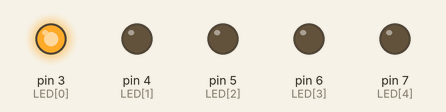
Simulated run of this sketch. Board: Arduino Uno, built with avr-gcc and run on an emulated ATmega328P. Shown: output pins drawn as LEDs (lit = HIGH).

Above: at 0.05 s.
At 0.75 s:
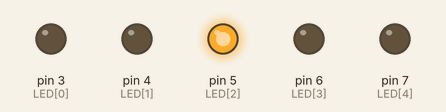
At 1.45 s:
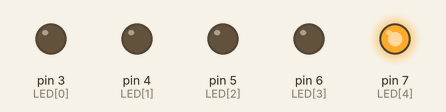
At 2.15 s:
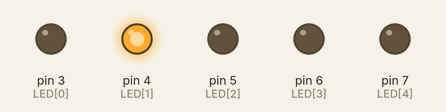
At 2.85 s:
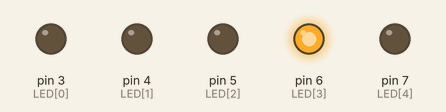
Timing chart, 0 to 3.1 s (numbered marks = the images above):
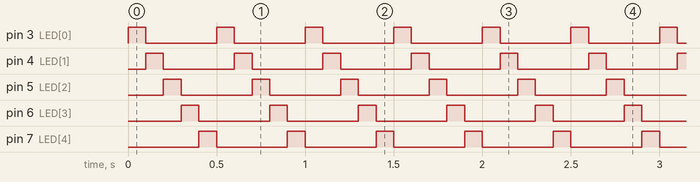

The sketch:

Lauflicht.ino
```cpp
/*
    projekt:        Lauflicht.ino
    erstellt:	    22.11.2020 18:45:26
    autor:          Michael Good
*/

//definition ausgaenge
int LED[5] = { 3, 4, 5, 6, 7 };


//initialisierung
void setup()
{
    for (int i = 0; i <= 4; i++)
    {
        pinMode(LED[i], OUTPUT);
    }
}
//endlosschleife
    void loop()
    {
        for (int i = 0; i <= 4; i++)
        {
            // aktuelle LED i einschalten
            digitalWrite(LED[i], HIGH);
            delay(100);
            // aktuelle LED i ausschalten
            digitalWrite(LED[i], LOW);
        }
    }
```

Measured:
- by itself, pin 3 (LED[0]), pin 4 (LED[1]), pin 5 (LED[2]), pin 6 (LED[3]), pin 7 (LED[4]): alternates HIGH for 0.10 s and LOW for 0.40 s
